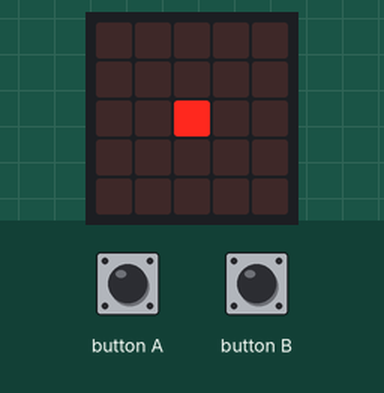
A program run on a simulated BBC micro:bit (MakeCode). On the bench: the board's 5×5 LED display. Inputs (shaded band) come from the test bench. Random numbers come from a fixed seed.

Above: at 1.2 s.
1.3 s: button A pressed for 0.15 s
At 1.66 s:
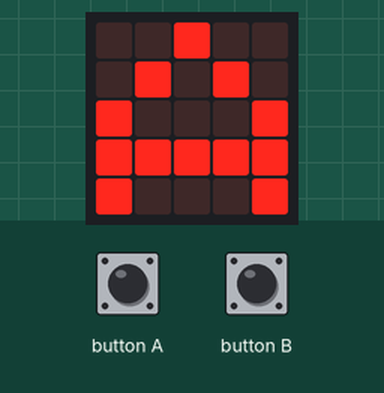
At 2.8 s:
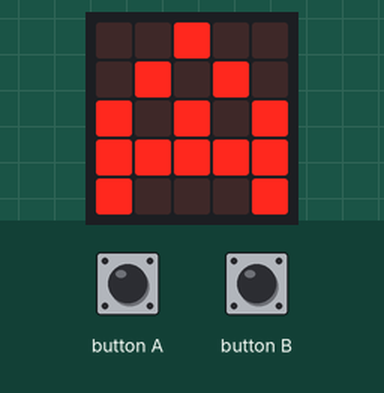
3.1 s: button B pressed for 0.15 s
At 3.8 s:
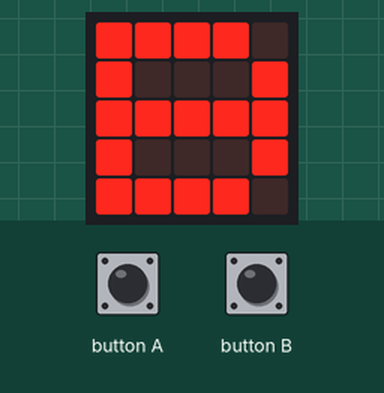
Timing chart, 0 to 6.1 s (numbered marks = the images above; inputs shaded):
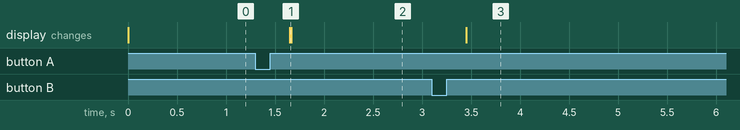

Measured:
- after the input at 1.3 s, the display: changes after 0.35 s (image 1)
- after the input at 3.1 s, the display: changes after 0.35 s (image 3)

The program:

main.ts
```typescript
input.onButtonPressed(Button.A, function () {
    basic.pause(200)
    basic.showLeds(`
        . . # . .
        . # . # .
        # . . . #
        # # # # #
        # . . . #
        `)
})
input.onButtonPressed(Button.B, function () {
    basic.pause(200)
    basic.showLeds(`
        # # # # .
        # . . . #
        # # # # #
        # . . . #
        # # # # .
        `)
})
basic.forever(function () {
    basic.pause(randint(0, 10))
    led.plot(2, 2)
})
```

test.ts
```typescript
// les tests vont ici ; cela ne sera pas compilé si ce paquet est utilisé en tant qu'extension.
```
